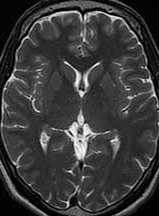
#> input picture Cropped/Test/N25.JPG, 159 x 216 px; its folder holds 4 pictures in this run
$ python resize_img.py
#> lines starting #> are read from the running program, lines starting #| are printed output that depends on the picture
import os
import cv2

def resize_img(img, size=(640, 640)):
    return cv2.resize(img, size)

def main():
    images_dir = './Cropped/Test/'
    output_images_dir = './Resized/Test/'
    os.makedirs(output_images_dir, exist_ok=True)
    for f in os.listdir(images_dir):
        img_path = os.path.join(images_dir, f)
        if os.path.isfile(img_path) and f.lower().endswith(('.jpg', '.jpeg', '.png')):
            img = cv2.imread(img_path)
#> img is the input picture: shape (216, 159, 3); min 0, max 255, mean 58.9
            if img is not None:
                cv2.imwrite(os.path.join(output_images_dir, f), resize_img(img))
#> in resize_img, `return cv2.resize(img, size)`:
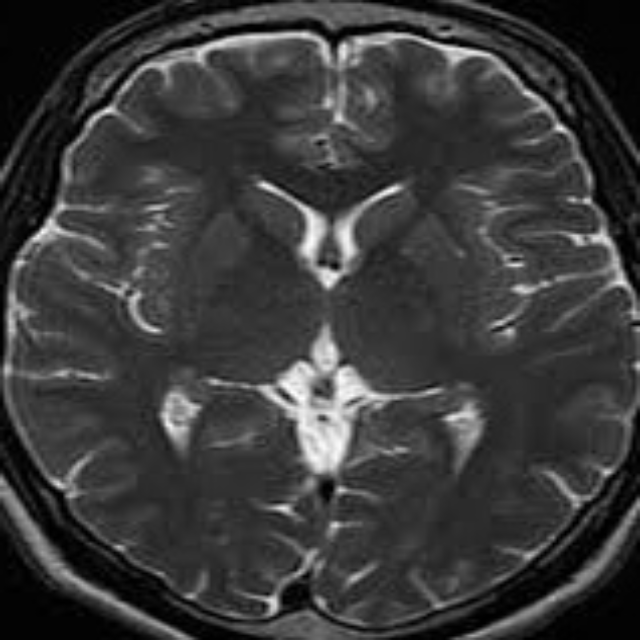
#> returned value: shape (640, 640, 3); min 0, max 255, mean 58.8
#> pass 2 of the loop in main, `for f in os.listdir(images_dir):`:
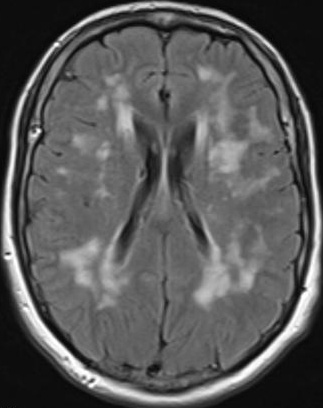
#> input picture Cropped/Test/N32.JPG, 323 x 408 px
#> in main, img is the input picture: shape (408, 323, 3); min 1, max 255, mean 89.3
#> in resize_img (call 2), `return cv2.resize(img, size)`:
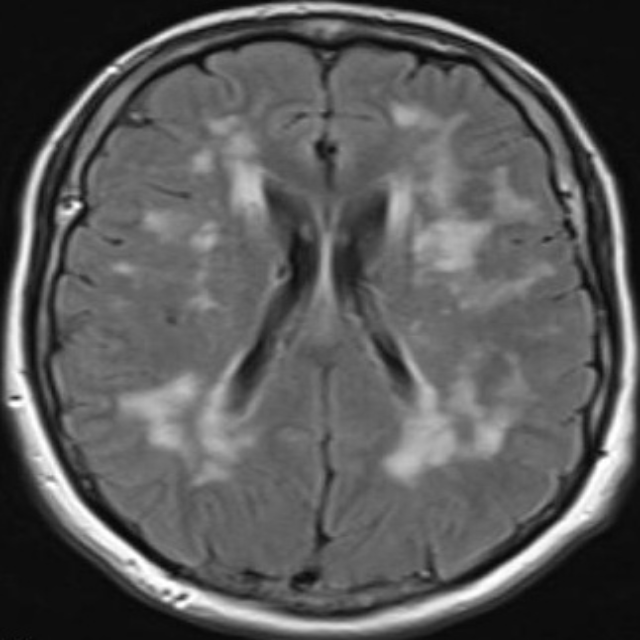
#> returned value: shape (640, 640, 3); min 3, max 255, mean 89.1
#> pass 3 of the loop in main, `for f in os.listdir(images_dir):`:
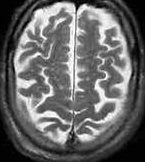
#> input picture Cropped/Test/N66.JPG, 145 x 162 px
#> in main, img is the input picture: shape (162, 145, 3); min 0, max 255, mean 103.1
#> in resize_img (call 3), `return cv2.resize(img, size)`:
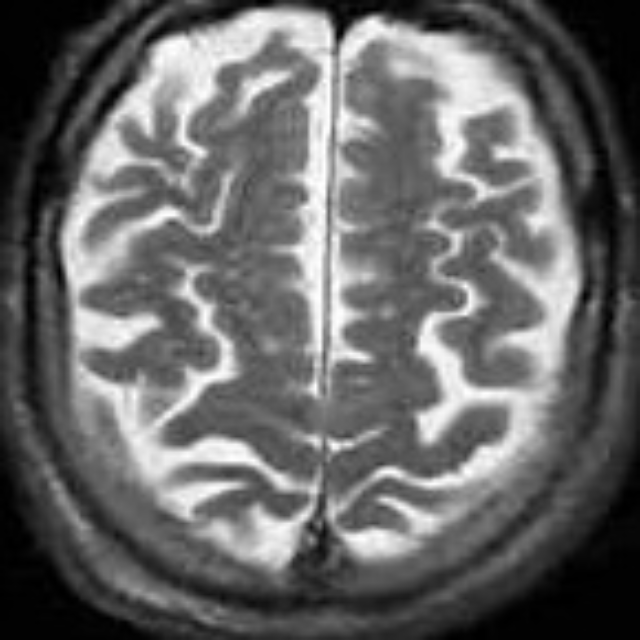
#> returned value: shape (640, 640, 3); min 0, max 255, mean 103
#> the loop made 4 passes; the first 3 are shown

if __name__ == '__main__': main()
